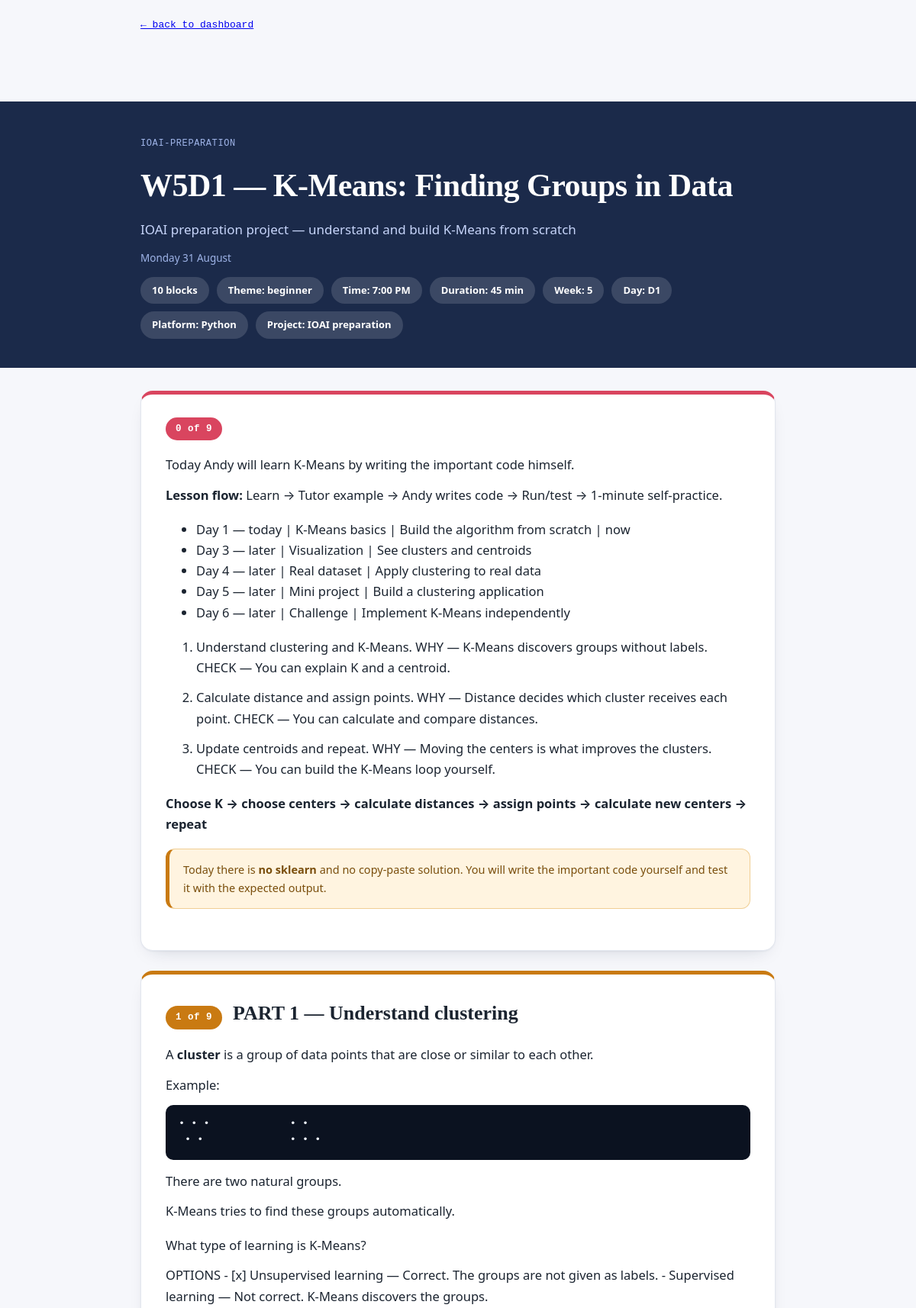
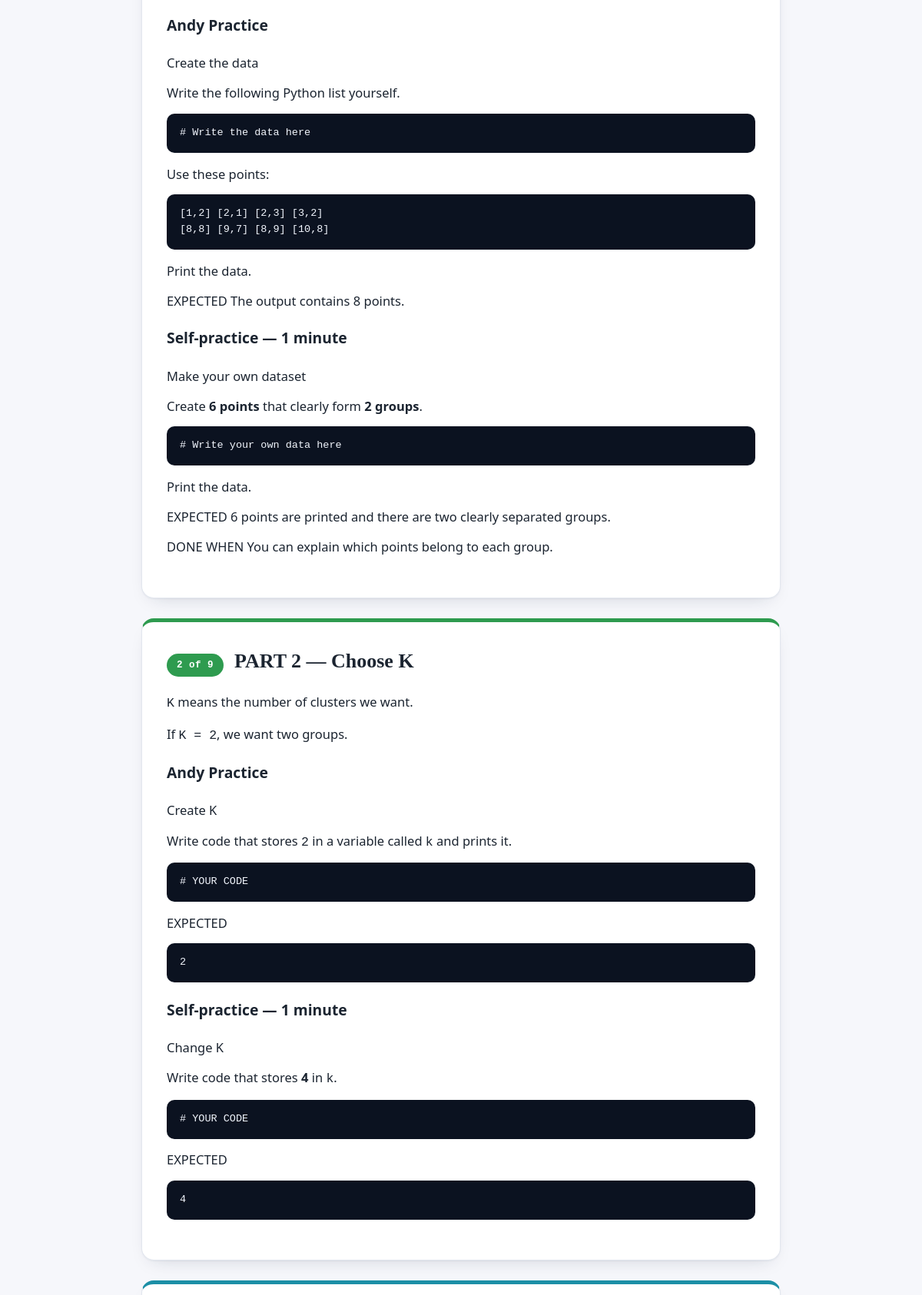
/lesson/12/ (signed in, upper part), run on the app's committed database (2 pictures, top to bottom).
### learning/models.py (models this page shows, shortened)
class Course(models.Model):
    SUBJECTS = [
        ("python", "Python"),
        ("data", "Data science"),
        ("ml", "Machine learning / computer vision"),
        ("matlab", "MATLAB"),
        ("robotics", "Arduino / Webots robotics"),
        ("exam", "Exam preparation"),
    ]
    title = models.CharField(max_length=120)
    slug = models.SlugField(unique=True)
    subject = models.CharField(max_length=20, choices=SUBJECTS, default="python")
    description = models.TextField(blank=True)
    is_published = models.BooleanField(
        default=True, help_text="Untick to hide from students while you build it."
    )
    created_at = models.DateTimeField(auto_now_add=True)
    class Meta:
        ordering = ["title"]

class Lesson(models.Model):
    course = models.ForeignKey(Course, on_delete=models.CASCADE, related_name="lessons", null=True, blank=True)
    student = models.ForeignKey(
        settings.AUTH_USER_MODEL, on_delete=models.CASCADE, related_name="personal_lessons",
        null=True, blank=True, help_text="Set for a dated document written for one student.",
    )
    date = models.DateField(null=True, blank=True, help_text="Orders this on the student's timeline.")
    order = models.PositiveIntegerField(default=1, help_text="Position in the course (shared curriculum lessons only).")
    title = models.CharField(max_length=140)
    subtitle = models.CharField(max_length=255, blank=True)
    description = models.TextField(blank=True, help_text="What the student will do this session. (Legacy field — new lessons use markdown_source.)")
    markdown_source = models.TextField(blank=True, help_text="The lesson document. See skills/FORMAT_SPEC.md.")
    meta = models.JSONField(default=dict, blank=True, help_text="Unknown front-matter keys, rendered as header pills.")
    hint_seconds_default = models.PositiveIntegerField(default=20)
    is_published = models.BooleanField(default=True, help_text="Locked (unticked) lessons are invisible to the student.")
    class Meta:
        ordering = ["-date", "order", "id"]
    @property
    def is_document(self):
        return bool(self.markdown_source)

### learning/views.py (the view, shortened to what this page needs)
# urls.py: path("lesson/<int:lesson_id>/", views.lesson_detail, name="lesson_detail"),
@login_required
def lesson_detail(request, lesson_id):
    lesson = get_accessible_lesson(request.user, lesson_id)
    if lesson.is_document:
        parsed = parse_lesson(lesson.markdown_source)
        context = _document_context(parsed, lesson=lesson, can_edit=(request.user.id == lesson.student_id))
        context["locked"] = not lesson.is_published
        return render(request, "learning/lesson_document_detail.html", context)

### learning/lesson_markdown.py (called while the page is built)
def render_markdown(text: str) -> str:
    text = text.strip("\n")
    return md.markdown(text, extensions=MD_EXTENSIONS) if text.strip() else ""

def parse_attrs(attr_str: str) -> dict:
    attrs = {}
    for m in re.finditer(r'(\w+)=("([^"]*)"|\'([^\']*)\'|(\S+))', attr_str):
        key = m.group(1)
        val = m.group(3) if m.group(3) is not None else (m.group(4) if m.group(4) is not None else m.group(5))
        attrs[key] = val
    return attrs

def parse_body(text: str, practices: list, warnings: list) -> list:
    nodes = []
    for kind, name, attrs, content in split_fences(text):
        if kind == "text":
            html_out = render_markdown(content)
            if html_out.strip():
                nodes.append(Prose(html_out))
        else:
            node = build_block(name, attrs, content, practices, warnings)
            if node is not None:
                nodes.append(node)
    return nodes

def build_block(name: str, attrs: dict, content: str, practices: list, warnings: list):
    if name == "practice":
        return build_practice(attrs, content, practices, warnings)
    if name == "example":
        return Example(render_markdown(content))
    if name == "tip":
        return Tip(render_markdown(content))
    warnings.append(f"Unknown block type :::{name} — rendered as plain text so nothing is lost.")
    return Prose(render_markdown(content))

### learning/services.py (called while the page is built, shortened)
def get_accessible_lesson(user, lesson_id):
    lesson = get_object_or_404(Lesson.objects.select_related("course"), pk=lesson_id)
    if lesson.student_id is not None:
        if lesson.student_id == user.id or user.is_staff:
            if lesson.is_published or user.is_staff:
                return lesson
        raise Http404

### templates/learning/lesson_document_detail.html (shortened to what this page needs)
{% load static %}<!doctype html>
<html lang="en">
<head>
<link rel="stylesheet" href="{% static 'css/lesson-theme.css' %}">
</head>
<body class="lesson-doc">
<div class="wrap" style="padding-top:16px">
  <a href="{% url 'dashboard' %}" class="back-to-editor">&larr; back to dashboard</a>
</div>
{% include "learning/lesson/_document_body.html" %}
</body>
</html>

### templates/learning/lesson/_document_body.html (shortened to what this page needs)
<header class="lhead">
  <div class="wrap">
    <p class="eyebrow">{% if course %}{{ course }}{% else %}Lesson{% endif %}</p>
    <h1 class="ltitle">{{ front_matter.title }}</h1>
    {% if front_matter.subtitle %}<p class="lsub">{{ front_matter.subtitle }}</p>{% endif %}
    <p class="lmeta-line">{{ front_matter.date|date:"l j F" }}</p>
    <div class="meta">
      <span class="pill">{{ blocks|length }} block{{ blocks|length|pluralize }}</span>
      {% for key, value in meta_pills %}<span class="pill">{{ key }}: {{ value }}</span>{% endfor %}
    </div>
  </div>
</header>
<div class="wrap" id="lesson-root" data-lesson-id="{{ lesson_id|default:'' }}" data-can-edit="{% if can_edit %}1{% else %}0{% endif %}">
  {% for block in blocks %}
    {% include block.template_name with node=block %}
  {% endfor %}
</div>

### static/css/lesson-theme.css (style rules this page uses)
:root { --ink:#1B2430; --paper:#F6F7FB; --card:#FFFFFF; --line:#E3E7EF; --muted:#67718A; --deep:#1B2A4A; --amber:#C97A12; --amberbg:#FFF4E0; --amberline:#F0CE94; --green:#12805C; --greenbg:#E7F8F0; --greenline:#9FE0C4; --code:#0B1220; --codetext:#F1F5FC; --font-display:Georgia,"Times New Roman",serif; --font-body:"Segoe UI",-apple-system,BlinkMacSystemFont,Roboto,sans-serif; --font-mono:"SFMono-Regular",Consolas,"Liberation Mono",Menlo,monospace; --base-size:16.5px; --base-line:1.65; --radius:16px; --shadow:0 1px 2px rgba(20,30,60,.05),0 10px 26px -14px rgba(20,30,60,.22); --c1:#D9455F; --c1bg:#FDECEF; --c2:#C97A12; --c2bg:#FFF4E0; --c3:#2E9B4F; --c3bg:#EAF8EE; --c4:#1C8FA6; --c4bg:#E7F6F9; --c5:#5B62D9; --c5bg:#ECEDFC; --c6:#A34AC9; --c6bg:#F6EAFB; --c7:#B5851C; --c7bg:#FBF3E0; }
* { box-sizing:border-box }
.lesson-doc { background:var(--paper); color:var(--ink); font:var(--base-size)/var(--base-line) var(--font-body); }
body.lesson-doc { margin:0 }
.lesson-doc code, .lesson-doc .mono { font-family:var(--font-mono) }
.lesson-doc .wrap { max-width:880px;margin:0 auto;padding:0 24px 90px }
.lesson-doc header.lhead { background:var(--deep);color:#fff;padding:46px 0 38px;margin-bottom:30px }
.lesson-doc header.lhead .wrap { padding-bottom:0 }
.lesson-doc .eyebrow { color:#9FB4E8;font-family:var(--font-mono);font-size:12px; letter-spacing:.6px;text-transform:uppercase;margin:0 0 10px }
.lesson-doc h1.ltitle { font-family:var(--font-display);font-size:clamp(28px,5vw,42px); margin:0 0 8px;letter-spacing:-.5px;font-weight:700 }
.lesson-doc .lsub { color:#C7D5FA;font-size:17px;margin:0 0 12px }
.lesson-doc .lmeta-line { color:#9FB4E8;font-size:13.5px;margin:0 0 14px }
.lesson-doc .meta { display:flex;flex-wrap:wrap;gap:10px }
.lesson-doc .pill { background:rgba(255,255,255,.14);border-radius:999px;padding:7px 15px;font-size:13px;font-weight:600 }
.lesson-doc .prose p { margin:0 0 12px }
.lesson-doc .prose pre { background:var(--code);color:var(--codetext);border-radius:10px;padding:15px 17px; overflow-x:auto;font-size:13.5px;line-height:1.55 }
.lesson-doc .prose pre code,.lesson-doc .example-body pre code,.lesson-doc .hint pre code { color:inherit;background:none }
.lesson-doc .tip p { margin:0 0 8px }
.lesson-doc .tip p:last-child { margin-bottom:0 }
.lesson-doc .code-block pre { padding-right:76px }
.lesson-doc .back-to-editor { margin:0 0 20px;font-family:var(--font-mono);font-size:13px }

### data on the page
Course: slug "IOAI-PREPARATION"
Lesson: title "W5D1 — K-Means: Finding Groups in Data", subtitle "IOAI preparation project — understand and build K-Means from scratch"

### other printed values
{{ front_matter.date|date:"l j F" }} "Monday 31 August"
{{ blocks|length }} "10"
{{ key }} "Theme" "Time" "Duration" "Week" "Day" "Platform" "Project"
{{ value }} "beginner" "7:00 PM" "45 min" "5" "D1" "Python" "IOAI preparation"
{{ node.index }} "0" "1" "2"
{{ node.total }} "9" "9" "9"
{{ node.html|safe }} "Today Andy will learn K-Means by writing the important code himself. Lesson flow: Learn → Tutor example → Andy writes code → Run/test → 1-minute self-practice." "Choose K → choose centers → calculate distances → assign points → calculate new centers → repeat" "A cluster is a group of data points that are close or similar to each other. Example: • • • • • • • • • • There are two natural groups. K-Means tries to find these groups automatically." "What type of learning is K-Means? OPTIONS - [x] Unsupervised learning — Correct. The groups are not given as labels. - Supervised learning — Not correct. K-Means discovers the groups." "Andy Practice" "Self-practice — 1 minute" "K means the number of clusters we want. If K = 2 , we want two groups. Andy Practice" "Create K Write code that stores 2 in a variable called k and prints it. # YOUR CODE EXPECTED 2" "Self-practice — 1 minute" "Change K Write code that stores 4 in k . # YOUR CODE EXPECTED 4"
{{ node.html|safe }} "Today there is no sklearn and no copy-paste solution. You will write the important code yourself and test it with the expected output."
{{ node.title }} "PART 1 — Understand clustering" "PART 2 — Choose K"
